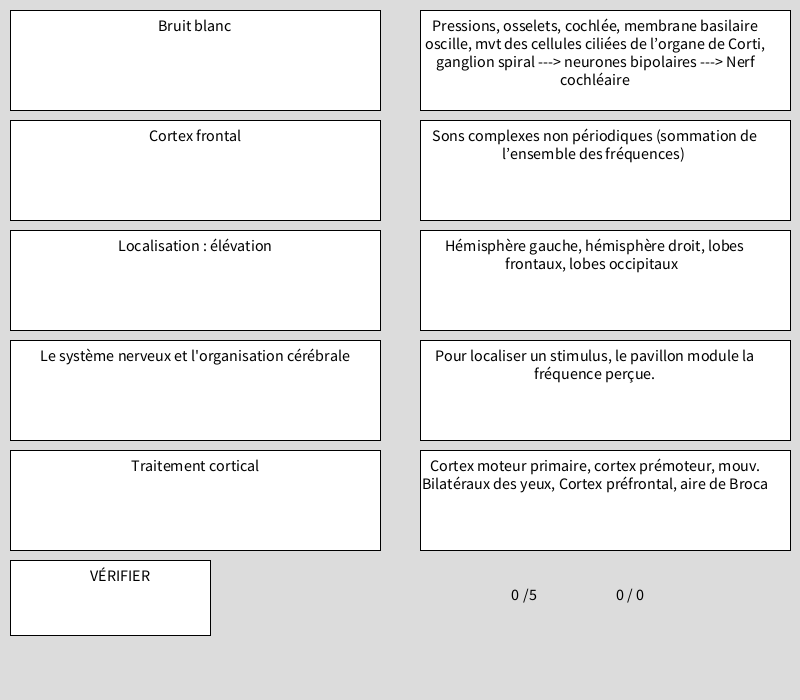
Frame 1 (no input)
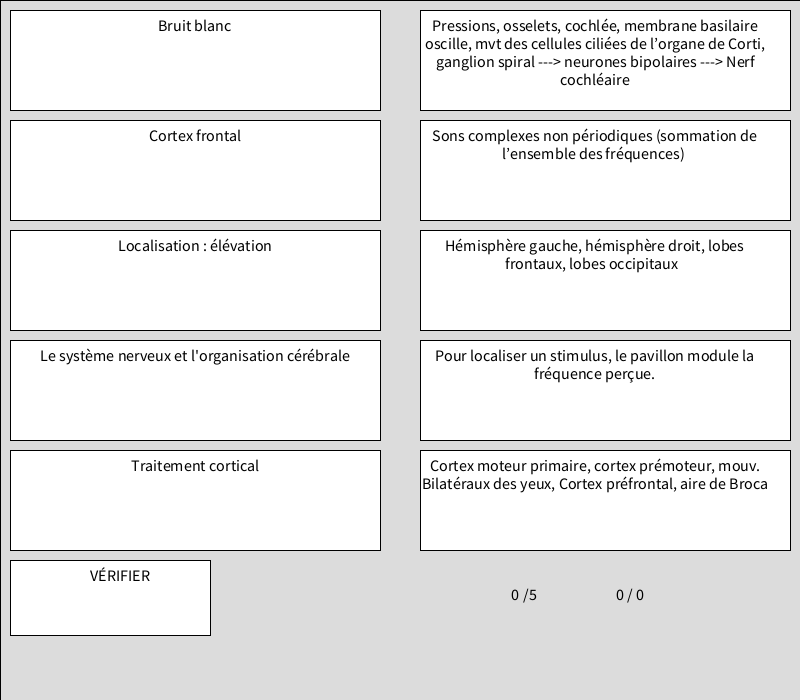
Frame 60 (the mouse pressed at the canvas centre just before this capture)
Frame 120 (the mouse held since frame 60 and released just before this capture): identical to frame 60, image omitted

The Processing sketch that drew these frames (run headless with seeded random() and noise(); from frame 60 on, the mouse is pressed at the canvas centre):

// Processing sketch: processing_90824
// ── processing_90824.pde

int colonnes = 2;
int rangees = 3;
int etat = 1;
int pts = 0;
int pct = 0;
int pctt = 0;
int[] q  = new int[6]; //question
int[] r  = new int[6]; //reponse
int[] m  = new int[6]; //modifie
int[] bq  = new int[6]; //bloc de question
int[] br  = new int[6]; //bloc de reponse

color couleurQ1 = color(255, 255, 255);
color couleurQ2 = color(255, 255, 255);
color couleurQ3 = color(255, 255, 255);
color couleurQ4 = color(255, 255, 255);
color couleurQ5 = color(255, 255, 255);
color couleurR1 = color(255, 255, 255);
color couleurR2 = color(255, 255, 255);
color couleurR3 = color(255, 255, 255);
color couleurR4 = color(255, 255, 255);
color couleurR5 = color(255, 255, 255);
color couleurA1 = color(0);
color couleurA2 = color(0);
color couleurA3 = color(0);
color couleurA4 = color(0);
color couleurA5 = color(0);

String[] question = {
  "Principe universel de la communication  ", 
  "La sensation ", 
  "La perception", 
  "Psychologie de la perception", 
  "La Psychophysique", 
  "Seuil absolu  ", 
  "Seuil différentiel ", 
  "Comment déterminer un seuil?", 
  "Le système nerveux sympathique", 
  "Le système nerveux parasympathique", 
  "Le système nerveux et l'organisation cérébrale", 
  "Cortex frontal", 
  "Cortex préfrontal", 
  "Cortex pariétal", 
  "Cortex temporal", 
  "Cortex occipital",
  "L’homoculus",
"neurone: sysnapse chimique",
"Audition, oreille",
"Proprioception, vestibule, muscles, tendons, ligaments",
"sens cutanés, peau",
"sens chimiques, bouche, nez",
"vision, yeux",
"Sons simples",
"Sons complexes",
"Fréquence",
"Amplitude",
"Plage de l’audition humaine",
"Plus sensible (audition) ",
"Bruit blanc",
"Notion de bande",
"Oreille (base biologique) ",
"Oreille externe",
"Oreille moyenne",
"Oreille interne",
"Oreille interne, organe de Corti",
"Oreille interne : Stéréocils",
"Transduction",
"Voies auditives",
"Traitement cortical",
"localisation sonore",
"Localisation de la direction",
"Localisation : ombre",
"Localisation : élévation",
"Localisation : distance",
"Structuration perceptive"


}; 

String[] reponse = {  
  "Message, Encodeur, Transmetteur, Mode de transport, Récepteur, Décodeur, Message", 
  "Effets des agent physiques sur les organes de sensibilité", 
  "Prise de connaissance sensorielle du monde extérieur effectuée en relation avec l'expérience et la pensée", 
  "S'intéresse à la relation entre le monde extérieur (réalité ou monde physique) et le monde intérieur (représentations de monde extérieur)", 
  "La détection, l'identification, la discrimination, l'étalonnage", 
  "Quantité minimale d'énergie ou de stimulation qui peut être detectée par un sens ", 
  "Quantité minimale d'énergie ou de stimulation nécessaire pour faire la différence entre deux stimuli ", 
  "P.ex. La méthode des Stimuli Constants (MSC) ou déterminer le seuil absolu de l'audition", 
  "Son activation prépare l''organisme à l'activité physique ou intellectuelle", 
  "Son activation amème un ralentissement général des fonctions de l'organisme afin de conserver de l'énergie", 
  "Hémisphère gauche, hémisphère droit, lobes frontaux, lobes occipitaux  ", 
  "Cortex moteur primaire, cortex prémoteur, mouv. Bilatéraux des yeux, Cortex préfrontal, aire de Broca", 
  "Aire prémotrice frontale, aire associatives pariétale, aire auditive et visuelle", 
  "Cortex somatosensoriel primaire et d'association unimodale, gyrus angulaire, perception sensorielle multimodale, cortex gustatif", 
  "Aires auditives primaires, aires d’intégration sensorielle multimodale, aire de Wernicke (compréhension du langage)", 
  "Aire visuelle primaire, aires visuelles associatives unimodale, cortex temporal inférieur : reconnaître visage et symboles",
  "motor cortex, somatic sensory cortex",
"bouton terminal de l’axone, messagers chimiques, fente synaptique, dendrite",
"Mécanique, nature et provenance des vibrations sonores",
"Mécanique, direction des mouvements du corps",
"Texture des choses, variations de température",
"Valeur nutritive et nocive des aliments, Nature des vapeurs",
"Forme, couleur, distance et mouvement des objets",
"fréquence, intensité, phase,forme de l’onde",
"composition",
"tonie ou hauteur du son(pitch) ",
"sonie ou intensité du son",
"20 à 20 000Hz (15Khz à 17Khz chez l’adulte). ",
"à 3700Hz (voix humaine). ",
"Sons complexes non périodiques (sommation de l’ensemble des fréquences) ",
"Bande passante (band pass): deux limites - filtre passe-haut (high-pass filter) filtre passe-bas (low-pass filter) ",
"Oreille externe, oreille moyenne, oreille interne, trompe d’Eustache",
"Pavillon, conque, conduit auditif externe, tympan",
"3 osselets, 4 ligaments, tympan, trompe d’Eustache, 2 muscles",
"Rampe vestibulaire (périlymphe) Rampe tympanique (périlymphe) Canal (conduit) cochléaire (endolymphe) ",
"15 000 stéréocils, cellules ciliées internes, cellules ciliées externes ",
"Noyau, Stéréocils, Plaque cuticulaire, Nerf auditif, Efférence latérale, Efférence médiane",
"Mécanismes « passifs », Mécanismes « actifs »",
"Thalamus, cortex auditif, noyaux cochléaires, cortex polysensoriel",
"Pressions, osselets, cochlée, membrane basilaire oscille, mvt des cellules ciliées de l’organe de Corti, ganglion spiral ---> neurones bipolaires ---> Nerf cochléaire",
"Localisation de la direction, Localisation de la distance",
"Reliée au temps, différence de phase, différences d’intensité dans chaque oreille, bouger la tête = affiner la localisation sonore.",
"notre système auditif est capable de détecter des délais entre les Oreilles (10 millisecondes)",
"Pour localiser un stimulus, le pavillon module la fréquence perçue.",
"Réverbérations, (Spectre de fréquences):",
"Ségrégation des composantes du son pour affectation à des objets distincts, fusion de composantes liées à un même objet",

};  

int rand1 = (int)random(question.length);
int rand2 = (int)random(question.length);
int rand3 = (int)random(question.length);
int rand4 = (int)random(question.length);
int rand5 = (int)random(question.length);
int rand1modif = rand1;
int rand2modif = rand2;
int rand3modif = rand3;
int rand4modif = rand4;
int rand5modif = rand5;
int swap = 0;


void setup() {
  size(800, 700);
  smooth();
  noStroke();
  int swap = (int)random(5);

  for (int i = 1; i < q.length; i++ ) {
    q[i] = 0;
    r[i] = 0;
    bq[i] = 0;
    br[i] = 0;
  }

  for (int i = 1; i < m.length; i++ ) {
    m[i] = i;
  }

  while (rand1 == rand2) {
    rand2 = (int)random(question.length);
  }

  while (rand3 == rand2 || rand3 == rand1) {
    rand3 = (int)random(question.length);
  }

  while (rand4 == rand2 || rand3 == rand4 || rand4 == rand1) {
    rand4 = (int)random(question.length);
  }

  while (rand5 == rand2 || rand3 == rand5 || rand4 == rand5 || rand5 == rand1) {
    rand5 = (int)random(question.length);
  }

  //println(question[1]);
  // println(reponse[1]);
}
void draw() { 

  fill(220);
  rect(0, 0, width, height);

  /*rand1modif = rand2;
   rand2modif = rand3;  
   rand3modif = rand4;
   rand4modif = rand1;
   rand5modif = rand5;
   
   m[1] = 2;
   m[2] = 3;
   m[3] = 4;
   m[4] = 1;
   m[5] = 5;*/

  println(swap);
  if (swap==0) {
    println("zéro");
    rand1modif = rand5;
    rand2modif = rand1;  
    rand3modif = rand4;
    rand4modif = rand3;
    rand5modif = rand2;

    m[1] = 5;
    m[2] = 1;
    m[3] = 4;
    m[4] = 3;
    m[5] = 2;
  }

  if (swap==1) {
    println("un");
    rand1modif = rand2;
    rand2modif = rand3;  
    rand3modif = rand4;
    rand4modif = rand1;
    rand5modif = rand5;

    m[1] = 2;
    m[2] = 3;
    m[3] = 4;
    m[4] = 1;
    m[5] = 5;
  }
  if (swap==2) {
    println("deux");
    rand1modif = rand1;
    rand2modif = rand5; 
    rand3modif = rand2;
    rand4modif = rand3;
    rand5modif = rand4;

    m[1] = 1;
    m[2] = 5;
    m[3] = 2;
    m[4] = 3;
    m[5] = 4;
  }
  if (swap==3) {
    println("trois");
    rand1modif = rand4;
    rand2modif = rand5; 
    rand3modif = rand3;
    rand4modif = rand2;
    rand5modif = rand1;

    m[1] = 4;
    m[2] = 5;
    m[3] = 3;
    m[4] = 2;
    m[5] = 1;
  }
  if (swap==4) {
    println("quatre");
    rand1modif = rand2;
    rand2modif = rand1;
    rand3modif = rand4;
    rand4modif = rand5;
    rand5modif = rand3;

    m[1] = 2;
    m[2] = 1;
    m[3] = 4;
    m[4] = 5;
    m[5] = 3;
  }


  if (etat <=2) {

    // Dessin des blocs

    stroke(0);
    strokeWeight(1);
    if (etat ==2) {
      stroke(couleurA1);
      strokeWeight(20);
    }
    fill(couleurQ1);
    rect(10, 10, 370, 100);

    stroke(0);
    strokeWeight(1);
    if (etat ==2) {
      stroke(couleurA2);
      strokeWeight(20);
    }
    fill(couleurQ2);
    rect(10, 120, 370, 100);

    stroke(0);
    strokeWeight(1);
    if (etat ==2) {
      stroke(couleurA3);
      strokeWeight(20);
    }
    fill(couleurQ3);
    rect(10, 230, 370, 100);

    stroke(0);
    strokeWeight(1);
    if (etat ==2) {
      stroke(couleurA4);
      strokeWeight(20);
    }
    fill(couleurQ4);
    rect(10, 340, 370, 100);

    stroke(0);
    strokeWeight(1);
    if (etat ==2) {
      stroke(couleurA5);
      strokeWeight(20);
    }
    fill(couleurQ5);
    rect(10, 450, 370, 100);

    //------------------------

    stroke(0);
    fill(255);
    rect(10, 560, 200, 75);
    
    textAlign(CENTER);
    textSize(16);
    fill(0);
    text("VÉRIFIER", 20, 570, 200, 80);

    //---------------------

    stroke(0);
    fill(couleurR1);
    rect(420, 10, 370, 100);

    stroke(0);
    fill(couleurR2);
    rect(420, 120, 370, 100);

    stroke(0);
    fill(couleurR3);
    rect(420, 230, 370, 100);

    stroke(0);
    fill(couleurR4);
    rect(420, 340, 370, 100);

    stroke(0);
    fill(couleurR5);
    rect(420, 450, 370, 100);



    textAlign(CENTER);
    textSize(16);
    fill(0);
    text(question[rand1], 20, 20, 350, 80);

    textAlign(CENTER);
    textSize(16);
    fill(0);
    text(question[rand2], 20, 130, 350, 80);

    textAlign(CENTER);
    textSize(16);
    fill(0);
    text(question[rand3], 20, 240, 350, 80);

    textAlign(CENTER);
    textSize(16);
    fill(0);
    text(question[rand4], 20, 350, 350, 80);

    textAlign(CENTER);
    textSize(16);
    fill(0);
    text(question[rand5], 20, 460, 350, 80);

    textAlign(CENTER);
    textSize(16);
    fill(0);
    text(reponse[rand1modif], 420, 20, 350, 80);

    textAlign(CENTER);
    textSize(16);
    fill(0);
    text(reponse[rand2modif], 420, 130, 350, 80);

    textAlign(CENTER);
    textSize(16);
    fill(0);
    text(reponse[rand3modif], 420, 240, 350, 80);

    textAlign(CENTER);
    textSize(16);
    fill(0);
    text(reponse[rand4modif], 420, 350, 350, 80);

    textAlign(CENTER);
    textSize(16);
    fill(0);
    text(reponse[rand5modif], 420, 460, 350, 80);

    textAlign(CENTER);
    textSize(16);
    fill(0);
    text(pts, 515, 600);

    textAlign(CENTER);
    textSize(16);
    fill(0);
    text("/5", 530, 600);

    textAlign(CENTER);
    textSize(16);
    fill(0);
    text(pct, 620, 600);

    textAlign(CENTER);
    textSize(16);
    fill(0);
    text("/", 630, 600);

    textAlign(CENTER);
    textSize(16);
    fill(0);
    text(pctt, 640, 600);
  }
}
void mouseReleased() {
  if (etat ==1) {
    if (mouseX >10 && mouseX < 380 && mouseY >10 && mouseY < 110) {
      if (bq[1] == 0) {
        if ( q[5] == 0 &&  q[1] > 0 &&  q[2] > 0 &&  q[3] > 0 &&  q[4] > 0) {
          q[5] = 1;
          bq[1] =5;
          couleurQ1 = color(255, 255, 0);
        }
        if ( q[4] == 0 &&  q[1] > 0 &&  q[2] > 0 &&  q[3] > 0) {
          q[4] = 1;
          bq[1] =4;
          couleurQ1 = color(255, 180, 0);
        }
        if ( q[3] == 0 &&  q[1] > 0 &&  q[2] > 0) {
          q[3] = 1;
          bq[1] =3;
          couleurQ1 = color(0, 255, 0);
        }
        if ( q[2] == 0 &&  q[1] > 0) {
          q[2] = 1;
          bq[1] =2;
          couleurQ1 = color(255, 0, 0);
        }
        if ( q[1] == 0) {
          q[1] = 1;
          bq[1] =1;
          couleurQ1 = color(0, 255, 255);
        }
      }
      else {
        if (bq[1] ==1) {
          q[1] = 0;
          bq[1] =0;
          couleurQ1 = color(255, 255, 255);
        }
        if (bq[1] ==2) {
          q[2] = 0;
          bq[1] =0;
          couleurQ1 = color(255, 255, 255);
        }
        if (bq[1] ==3) {
          q[3] = 0;
          bq[1] =0;
          couleurQ1 = color(255, 255, 255);
        }
        if (bq[1] ==4) {
          q[4] = 0;
          bq[1] =0;
          couleurQ1 = color(255, 255, 255);
        }
        if (bq[1] ==5) {
          q[5] = 0;
          bq[1] =0;
          couleurQ1 = color(255, 255, 255);
        }
      }
    }

    if (mouseX >10 && mouseX < 380 && mouseY >120 && mouseY < 220) {
      if (bq[2] == 0) {
        if ( q[5] == 0 &&  q[1] > 0 &&  q[2] > 0 &&  q[3] > 0 &&  q[4] > 0) {
          q[5] = 2;
          bq[2] =5;
          couleurQ2 = color(255, 255, 0);
        }
        if ( q[4] == 0 &&  q[1] > 0 &&  q[2] > 0 &&  q[3] > 0) {
          q[4] = 2;
          bq[2] =4;
          couleurQ2 = color(255, 180, 0);
        }
        if ( q[3] == 0 &&  q[1] > 0 &&  q[2] > 0) {
          q[3] = 2;
          bq[2] =3;
          couleurQ2 = color(0, 255, 0);
        }
        if ( q[2] == 0 &&  q[1] > 0) {
          q[2] = 2;
          bq[2] =2;
          couleurQ2 = color(255, 0, 0);
        }
        if ( q[1] == 0) {
          q[1] = 2;
          bq[2] =1;
          couleurQ2 = color(0, 255, 255);
        }
      }
      else {
        if (bq[2] ==1) {
          q[1] = 0;
          bq[2] =0;
          couleurQ2 = color(255, 255, 255);
        }
        if (bq[2] ==2) {
          q[2] = 0;
          bq[2] =0;
          couleurQ2 = color(255, 255, 255);
        }
        if (bq[2] ==3) {
          q[3] = 0;
          bq[2] =0;
          couleurQ2 = color(255, 255, 255);
        }
        if (bq[2] ==4) {
          q[4] = 0;
          bq[2] =0;
          couleurQ2 = color(255, 255, 255);
        }
        if (bq[2] ==5) {
          q[5] = 0;
          bq[2] =0;
          couleurQ2 = color(255, 255, 255);
        }
      }
    }

    if (mouseX >10 && mouseX < 380 && mouseY >230 && mouseY < 330) {
      if (bq[3] == 0) {
        if ( q[5] == 0 &&  q[1] > 0 &&  q[2] > 0 &&  q[3] > 0 &&  q[4] > 0) {
          q[5] = 3;
          bq[3] =5;
          couleurQ3 = color(255, 255, 0);
        }
        if ( q[4] == 0 &&  q[1] > 0 &&  q[2] > 0 &&  q[3] > 0) {
          q[4] = 3;
          bq[3] =4;
          couleurQ3 = color(255, 180, 0);
        }
        if ( q[3] == 0 &&  q[1] > 0 &&  q[2] > 0) {
          q[3] = 3;
          bq[3] =3;
          couleurQ3 = color(0, 255, 0);
        }
        if ( q[2] == 0 &&  q[1] > 0) {
          q[2] = 3;
          bq[3] =2;
          couleurQ3 = color(255, 0, 0);
        }
        if ( q[1] == 0) {
          q[1] = 3;
          bq[3] =1;
          couleurQ3 = color(0, 255, 255);
        }
      }
      else {
        if (bq[3] ==1) {
          q[1] = 0;
          bq[3] =0;
          couleurQ3 = color(255, 255, 255);
        }
        if (bq[3] ==2) {
          q[2] = 0;
          bq[3] =0;
          couleurQ3 = color(255, 255, 255);
        }
        if (bq[3] ==3) {
          q[3] = 0;
          bq[3] =0;
          couleurQ3 = color(255, 255, 255);
        }
        if (bq[3] ==4) {
          q[4] = 0;
          bq[3] =0;
          couleurQ3 = color(255, 255, 255);
        }
        if (bq[3] ==5) {
          q[5] = 0;
          bq[3] =0;
          couleurQ3 = color(255, 255, 255);
        }
      }
    }

    if (mouseX >10 && mouseX < 380 && mouseY >340 && mouseY < 440) {
      if (bq[4] == 0) {
        if ( q[5] == 0 &&  q[1] > 0 &&  q[2] > 0 &&  q[3] > 0 &&  q[4] > 0) {
          q[5] = 4;
          bq[4] =5;
          couleurQ4 = color(255, 255, 0);
        }
        if ( q[4] == 0 &&  q[1] > 0 &&  q[2] > 0 &&  q[3] > 0) {
          q[4] = 4;
          bq[4] =4;
          couleurQ4 = color(255, 180, 0);
        }
        if ( q[3] == 0 &&  q[1] > 0 &&  q[2] > 0) {
          q[3] = 4;
          bq[4] =3;
          couleurQ4 = color(0, 255, 0);
        }
        if ( q[2] == 0 &&  q[1] > 0) {
          q[2] = 4;
          bq[4] =2;
          couleurQ4 = color(255, 0, 0);
        }
        if ( q[1] == 0) {
          q[1] = 4;
          bq[4] =1;
          couleurQ4 = color(0, 255, 255);
        }
      }
      else {
        if (bq[4] ==1) {
          q[1] = 0;
          bq[4] =0;
          couleurQ4 = color(255, 255, 255);
        }
        if (bq[4] ==2) {
          q[2] = 0;
          bq[4] =0;
          couleurQ4 = color(255, 255, 255);
        }
        if (bq[4] ==3) {
          q[3] = 0;
          bq[4] =0;
          couleurQ4 = color(255, 255, 255);
        }
        if (bq[4] ==4) {
          q[4] = 0;
          bq[4] =0;
          couleurQ4 = color(255, 255, 255);
        }
        if (bq[4] ==5) {
          q[5] = 0;
          bq[4] =0;
          couleurQ4 = color(255, 255, 255);
        }
      }
    }

    if (mouseX >10 && mouseX < 380 && mouseY >450 && mouseY < 550) {
      if (bq[5] == 0) {
        if ( q[5] == 0 &&  q[1] > 0 &&  q[2] > 0 &&  q[3] > 0 &&  q[4] > 0) {
          q[5] = 5;
          bq[5] =5;
          couleurQ5 = color(255, 255, 0);
        }
        if ( q[4] == 0 &&  q[1] > 0 &&  q[2] > 0 &&  q[3] > 0) {
          q[4] = 5;
          bq[5] =4;
          couleurQ5 = color(255, 180, 0);
        }
        if ( q[3] == 0 &&  q[1] > 0 &&  q[2] > 0) {
          q[3] = 5;
          bq[5] =3;
          couleurQ5 = color(0, 255, 0);
        }
        if ( q[2] == 0 &&  q[1] > 0) {
          q[2] = 5;
          bq[5] =2;
          couleurQ5 = color(255, 0, 0);
        }
        if ( q[1] == 0) {
          q[1] = 5;
          bq[5] =1;
          couleurQ5 = color(0, 255, 255);
        }
      }
      else {
        if (bq[5] ==1) {
          q[1] = 0;
          bq[5] =0;
          couleurQ5 = color(255, 255, 255);
        }
        if (bq[5] ==2) {
          q[2] = 0;
          bq[5] =0;
          couleurQ5 = color(255, 255, 255);
        }
        if (bq[5] ==3) {
          q[3] = 0;
          bq[5] =0;
          couleurQ5 = color(255, 255, 255);
        }
        if (bq[5] ==4) {
          q[4] = 0;
          bq[5] =0;
          couleurQ5 = color(255, 255, 255);
        }
        if (bq[5] ==5) {
          q[5] = 0;
          bq[5] =0;
          couleurQ5 = color(255, 255, 255);
        }
      }
    }

    //---------------------Réponses

    if (mouseX >420 && mouseX < 790 && mouseY >10 && mouseY < 110) {
      if (br[1] == 0) {
        if ( r[5] == 0 &&  r[1] > 0 &&  r[2] > 0 &&  r[3] > 0 &&  r[4] > 0) {
          r[5] = 1;
          br[1] =5;
          couleurR1 = color(255, 255, 0);
        }
        if ( r[4] == 0 &&  r[1] > 0 &&  r[2] > 0 &&  r[3] > 0) {
          r[4] = 1;
          br[1] =4;
          couleurR1 = color(255, 180, 0);
        }
        if ( r[3] == 0 &&  r[1] > 0 &&  r[2] > 0) {
          r[3] = 1;
          br[1] =3;
          couleurR1 = color(0, 255, 0);
        }
        if ( r[2] == 0 &&  r[1] > 0) {
          r[2] = 1;
          br[1] =2;
          couleurR1 = color(255, 0, 0);
        }
        if ( r[1] == 0) {
          r[1] = 1;
          br[1] =1;
          couleurR1 = color(0, 255, 255);
        }
      }
      else {
        if (br[1] ==1) {
          r[1] = 0;
          br[1] =0;
          couleurR1 = color(255, 255, 255);
        }
        if (br[1] ==2) {
          r[2] = 0;
          br[1] =0;
          couleurR1 = color(255, 255, 255);
        }
        if (br[1] ==3) {
          r[3] = 0;
          br[1] =0;
          couleurR1 = color(255, 255, 255);
        }
        if (br[1] ==4) {
          r[4] = 0;
          br[1] =0;
          couleurR1 = color(255, 255, 255);
        }
        if (br[1] ==5) {
          r[5] = 0;
          br[1] =0;
          couleurR1 = color(255, 255, 255);
        }
      }
    }

    if (mouseX >420 && mouseX < 790 && mouseY >120 && mouseY < 220) {
      if (br[2] == 0) {
        if ( r[5] == 0 &&  r[1] > 0 &&  r[2] > 0 &&  r[3] > 0 &&  r[4] > 0) {
          r[5] = 2;
          br[2] =5;
          couleurR2 = color(255, 255, 0);
        }
        if ( r[4] == 0 &&  r[1] > 0 &&  r[2] > 0 &&  r[3] > 0) {
          r[4] = 2;
          br[2] =4;
          couleurR2 = color(255, 180, 0);
        }
        if ( r[3] == 0 &&  r[1] > 0 &&  r[2] > 0) {
          r[3] = 2;
          br[2] =3;
          couleurR2 = color(0, 255, 0);
        }
        if ( r[2] == 0 &&  r[1] > 0) {
          r[2] = 2;
          br[2] =2;
          couleurR2 = color(255, 0, 0);
        }
        if ( r[1] == 0) {
          r[1] = 2;
          br[2] =1;
          couleurR2 = color(0, 255, 255);
        }
      }
      else {
        if (br[2] ==1) {
          r[1] = 0;
          br[2] =0;
          couleurR2 = color(255, 255, 255);
        }
        if (br[2] ==2) {
          r[2] = 0;
          br[2] =0;
          couleurR2 = color(255, 255, 255);
        }
        if (br[2] ==3) {
          r[3] = 0;
          br[2] =0;
          couleurR2 = color(255, 255, 255);
        }
        if (br[2] ==4) {
          r[4] = 0;
          br[2] =0;
          couleurR2 = color(255, 255, 255);
        }
        if (br[2] ==5) {
          r[5] = 0;
          br[2] =0;
          couleurR2 = color(255, 255, 255);
        }
      }
    }

    if (mouseX >420 && mouseX < 790 && mouseY >230 && mouseY < 330) {
      if (br[3] == 0) {
        if ( r[5] == 0 &&  r[1] > 0 &&  r[2] > 0 &&  r[3] > 0 &&  r[4] > 0) {
          r[5] = 3;
          br[3] =5;
          couleurR3 = color(255, 255, 0);
        }
        if ( r[4] == 0 &&  r[1] > 0 &&  r[2] > 0 &&  r[3] > 0) {
          r[4] = 3;
          br[3] =4;
          couleurR3 = color(255, 180, 0);
        }
        if ( r[3] == 0 &&  r[1] > 0 &&  r[2] > 0) {
          r[3] = 3;
          br[3] =3;
          couleurR3 = color(0, 255, 0);
        }
        if ( r[2] == 0 &&  r[1] > 0) {
          r[2] = 3;
          br[3] =2;
          couleurR3 = color(255, 0, 0);
        }
        if ( r[1] == 0) {
          r[1] = 3;
          br[3] =1;
          couleurR3 = color(0, 255, 255);
        }
      }
      else {
        if (br[3] ==1) {
          r[1] = 0;
          br[3] =0;
          couleurR3 = color(255, 255, 255);
        }
        if (br[3] ==2) {
          r[2] = 0;
          br[3] =0;
          couleurR3 = color(255, 255, 255);
        }
        if (br[3] ==3) {
          r[3] = 0;
          br[3] =0;
          couleurR3 = color(255, 255, 255);
        }
        if (br[3] ==4) {
          r[4] = 0;
          br[3] =0;
          couleurR3 = color(255, 255, 255);
        }
        if (br[3] ==5) {
          r[5] = 0;
          br[3] =0;
          couleurR3 = color(255, 255, 255);
        }
      }
    }

    if (mouseX >420 && mouseX < 790 && mouseY >340 && mouseY < 440) {
      if (br[4] == 0) {
        if ( r[5] == 0 &&  r[1] > 0 &&  r[2] > 0 &&  r[3] > 0 &&  r[4] > 0) {
          r[5] = 4;
          br[4] =5;
          couleurR4 = color(255, 255, 0);
        }
        if ( r[4] == 0 &&  r[1] > 0 &&  r[2] > 0 &&  r[3] > 0) {
          r[4] = 4;
          br[4] =4;
          couleurR4 = color(255, 180, 0);
        }
        if ( r[3] == 0 &&  r[1] > 0 &&  r[2] > 0) {
          r[3] = 4;
          br[4] =3;
          couleurR4 = color(0, 255, 0);
        }
        if ( r[2] == 0 &&  r[1] > 0) {
          r[2] = 4;
          br[4] =2;
          couleurR4 = color(255, 0, 0);
        }
        if ( r[1] == 0) {
          r[1] = 4;
          br[4] =1;
          couleurR4 = color(0, 255, 255);
        }
      }
      else {
        if (br[4] ==1) {
          r[1] = 0;
          br[4] =0;
          couleurR4 = color(255, 255, 255);
        }
        if (br[4] ==2) {
          r[2] = 0;
          br[4] =0;
          couleurR4 = color(255, 255, 255);
        }
        if (br[4] ==3) {
          r[3] = 0;
          br[4] =0;
          couleurR4 = color(255, 255, 255);
        }
        if (br[4] ==4) {
          r[4] = 0;
          br[4] =0;
          couleurR4 = color(255, 255, 255);
        }
        if (br[4] ==5) {
          r[5] = 0;
          br[4] =0;
          couleurR4 = color(255, 255, 255);
        }
      }
    }

    if (mouseX >420 && mouseX < 790 && mouseY >450 && mouseY < 550) {
      if (br[5] == 0) {
        if ( r[5] == 0 &&  r[1] > 0 &&  r[2] > 0 &&  r[3] > 0 &&  r[4] > 0) {
          r[5] = 5;
          br[5] =5;
          couleurR5 = color(255, 255, 0);
        }
        if ( r[4] == 0 &&  r[1] > 0 &&  r[2] > 0 &&  r[3] > 0) {
          r[4] = 5;
          br[5] =4;
          couleurR5 = color(255, 180, 0);
        }
        if ( r[3] == 0 &&  r[1] > 0 &&  r[2] > 0) {
          r[3] = 5;
          br[5] =3;
          couleurR5 = color(0, 255, 0);
        }
        if ( r[2] == 0 &&  r[1] > 0) {
          r[2] = 5;
          br[5] =2;
          couleurR5 = color(255, 0, 0);
        }
        if ( r[1] == 0) {
          r[1] = 5;
          br[5] =1;
          couleurR5 = color(0, 255, 255);
        }
      }
      else {
        if (br[5] ==1) {
          r[1] = 0;
          br[5] =0;
          couleurR5 = color(255, 255, 255);
        }
        if (br[5] ==2) {
          r[2] = 0;
          br[5] =0;
          couleurR5 = color(255, 255, 255);
        }
        if (br[5] ==3) {
          r[3] = 0;
          br[5] =0;
          couleurR5 = color(255, 255, 255);
        }
        if (br[5] ==4) {
          r[4] = 0;
          br[5] =0;
          couleurR5 = color(255, 255, 255);
        }
        if (br[5] ==5) {
          r[5] = 0;
          br[5] =0;
          couleurR5 = color(255, 255, 255);
        }
      }
    }
  }

  //---vérifie

  if (mouseX >10 && mouseX < 210 && mouseY >560 && mouseY < 635) {
    if (etat ==2) { 
      etat =3;
    }
    if (etat ==1) { 
      couleurA1 = color(255, 0, 0);
      couleurA2 = color(255, 0, 0);
      couleurA3 = color(255, 0, 0);
      couleurA4 = color(255, 0, 0);
      couleurA5 = color(255, 0, 0);
      etat =2;
      if (q[1]==m[r[1]]) {
        pts += 1;
        println("q1");

        if (bq[1] == 1) {
          couleurA1 = color(0, 255, 0);
        }
        if (bq[2] == 1) {
          couleurA2 = color(0, 255, 0);
        }
        if (bq[3] == 1) {
          couleurA3 = color(0, 255, 0);
        }
        if (bq[4] == 1) {
          couleurA4 = color(0, 255, 0);
        }
        if (bq[5] == 1) {
          couleurA5 = color(0, 255, 0);
        }
      }
      if (q[2]==m[r[2]]) {
        pts += 1;
        println("q2");
        if (bq[1] == 2) {
          couleurA1 = color(0, 255, 0);
        }
        if (bq[2] == 2) {
          couleurA2 = color(0, 255, 0);
        }
        if (bq[3] == 2) {
          couleurA3 = color(0, 255, 0);
        }
        if (bq[4] == 2) {
          couleurA4 = color(0, 255, 0);
        }
        if (bq[5] == 2) {
          couleurA5 = color(0, 255, 0);
        }
      }

      if (q[3]==m[r[3]]) {
        pts += 1;
        println("q3");
        if (bq[1] == 3) {
          couleurA1 = color(0, 255, 0);
        }
        if (bq[2] == 3) {
          couleurA2 = color(0, 255, 0);
        }
        if (bq[3] == 3) {
          couleurA3 = color(0, 255, 0);
        }
        if (bq[4] == 3) {
          couleurA4 = color(0, 255, 0);
        }
        if (bq[5] == 3) {
          couleurA5 = color(0, 255, 0);
        }
      }

      if (q[4]==m[r[4]]) {
        pts += 1;
        println("q4");
        if (bq[1] == 4) {
          couleurA1 = color(0, 255, 0);
        }
        if (bq[2] == 4) {
          couleurA2 = color(0, 255, 0);
        }
        if (bq[3] == 4) {
          couleurA3 = color(0, 255, 0);
        }
        if (bq[4] == 4) {
          couleurA4 = color(0, 255, 0);
        }
        if (bq[4] == 4) {
          couleurA5 = color(0, 255, 0);
        }
      }

      if (q[5]==m[r[5]]) {
        pts += 1;
        println("q5");
        if (bq[1] == 5) {
          couleurA1 = color(0, 255, 0);
        }
        if (bq[2] == 5) {
          couleurA2 = color(0, 255, 0);
        }
        if (bq[3] == 5) {
          couleurA3 = color(0, 255, 0);
        }
        if (bq[4] == 5) {
          couleurA4 = color(0, 255, 0);
        }
        if (bq[5] == 5) {
          couleurA5 = color(0, 255, 0);
        }
      }
      pct += pts;
      pctt += 5;
    } 
    if (etat ==3) { 
      pts = 0;
      etat =1;
      swap = (int)random(5);

      for (int i = 1; i < q.length; i++ ) {
        q[i] = 0;
        r[i] = 0;
        bq[i] = 0;
        br[i] = 0;
      }

      for (int i = 1; i < m.length; i++ ) {
        m[i] = i;
      }

      while (rand1 == rand2) {
        rand2 = (int)random(question.length);
      }

      while (rand3 == rand2 || rand3 == rand1) {
        rand3 = (int)random(question.length);
      }

      while (rand4 == rand2 || rand3 == rand4 || rand4 == rand1) {
        rand4 = (int)random(question.length);
      }

      while (rand5 == rand2 || rand3 == rand5 || rand4 == rand5 || rand5 == rand1) {
        rand5 = (int)random(question.length);
      }


      rand1 = (int)random(question.length);
      rand2 = (int)random(question.length);
      rand3 = (int)random(question.length);
      rand4 = (int)random(question.length);
      rand5 = (int)random(question.length);
      rand1modif = rand1;
      rand2modif = rand2;
      rand3modif = rand3;
      rand4modif = rand4;
      rand5modif = rand5;
      couleurQ1 = color(255, 255, 255);
      couleurQ2 = color(255, 255, 255);
      couleurQ3 = color(255, 255, 255);
      couleurQ4 = color(255, 255, 255);
      couleurQ5 = color(255, 255, 255);
      couleurR1 = color(255, 255, 255);
      couleurR2 = color(255, 255, 255);
      couleurR3 = color(255, 255, 255);
      couleurR4 = color(255, 255, 255);
      couleurR5 = color(255, 255, 255);

      for (int i = 1; i < q.length; i++ ) {
        q[i] = 0;
        r[i] = 0;
        bq[i] = 0;
        br[i] = 0;
      }

      for (int i = 1; i < m.length; i++ ) {
        m[i] = i;
      }

      while (rand1 == rand2) {
        rand2 = (int)random(question.length);
      }

      while (rand3 == rand2 || rand3 == rand1) {
        rand3 = (int)random(question.length);
      }

      while (rand4 == rand2 || rand3 == rand4 || rand4 == rand1) {
        rand4 = (int)random(question.length);
      }

      while (rand5 == rand2 || rand3 == rand5 || rand4 == rand5 || rand5 == rand1) {
        rand5 = (int)random(question.length);
      }
    }
  }
}
